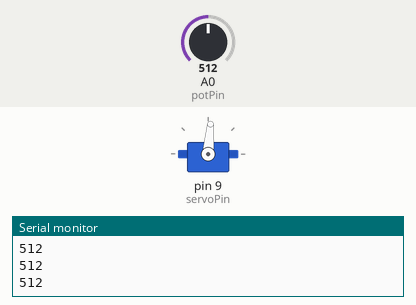
This sketch was run on a simulated Arduino Uno, built with avr-gcc and run on an emulated ATmega328P. On the bench: servo, the last lines printed to the serial monitor. The test bench sets the inputs (shaded band); at power-on: A0 (potPin) = 512.

Above: at 1.2 s.
1.3 s: A0 (potPin) set to 716
At 2.5 s:
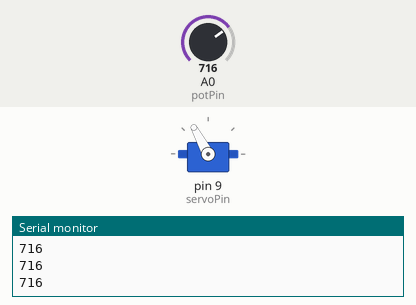
2.8 s: A0 (potPin) set to 900
At 3.9 s:
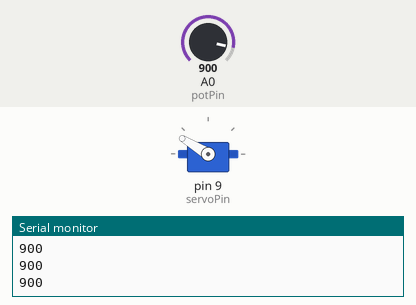
4.3 s: A0 (potPin) set to 1023
At 5.2 s:
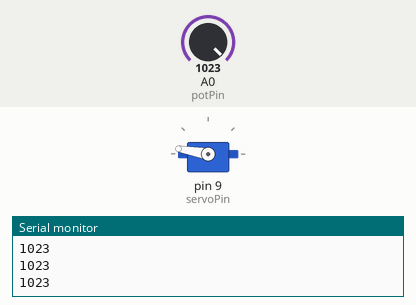
5.8 s: A0 (potPin) set to 306
At 6.6 s:
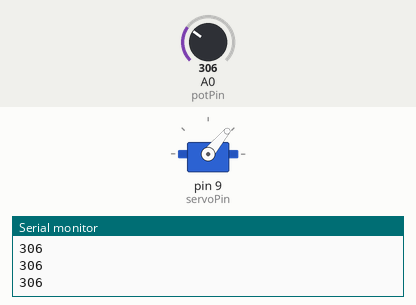
7.3 s: A0 (potPin) set to 122
At 8.0 s:
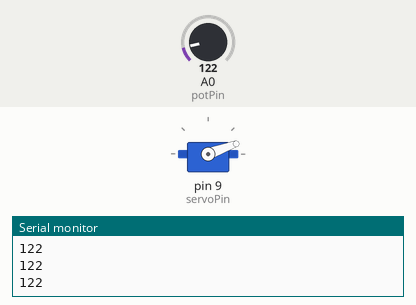
8.8 s: A0 (potPin) set to 0
At 9.3 s:
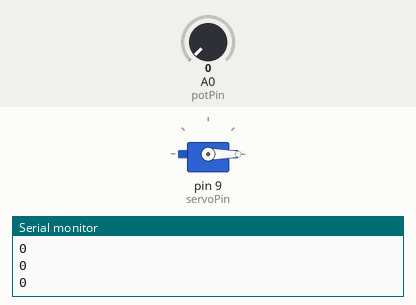
Timing chart, 0 to 11.3 s (numbered marks = the images above; inputs shaded):
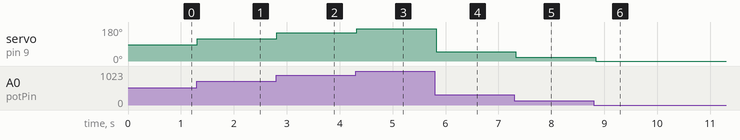

Measured:
- after the input at 1.3 s, servo on pin 9 (servoPin): 85° → 118° at once
- after the input at 2.8 s, servo on pin 9 (servoPin): 118° → 149° at once
- after the input at 4.3 s, servo on pin 9 (servoPin): 149° → 170° at once
- after the input at 5.8 s, servo on pin 9 (servoPin): 170° → 50° at once
- after the input at 7.3 s, servo on pin 9 (servoPin): 50° → 20° at once
- after the input at 8.8 s, servo on pin 9 (servoPin): 20° → 0° at once

The sketch:

sketch_apr23a.ino
```cpp
#include <Servo.h>

int servoPin = 9;
int potPin = 0;

Servo servo;

void setup(){

  servo.attach(servoPin);
  servo.write(90);
  Serial.begin(9600);

}

void loop(){
  int potPos = analogRead(potPin);
  Serial.println(potPos);
  servo.write(map(potPos, 0, 1023, 0, 170));
  delay(100);
}
```
